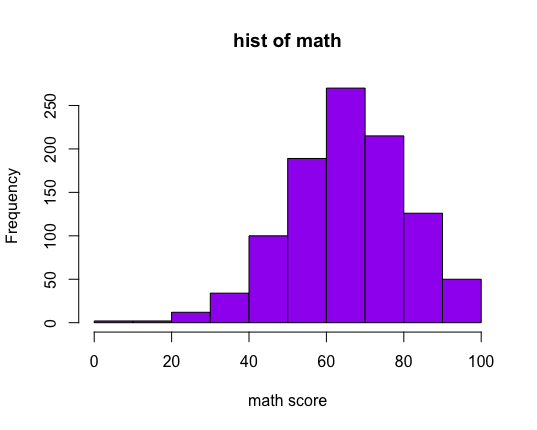

Recreate this plot in R.
library(readr)
StudentsPerformance <- read_csv("StudentsPerformance.csv")
View(StudentsPerformance)
attach(StudentsPerformance)
hist(`math score`, main='hist of math', col='purple')
